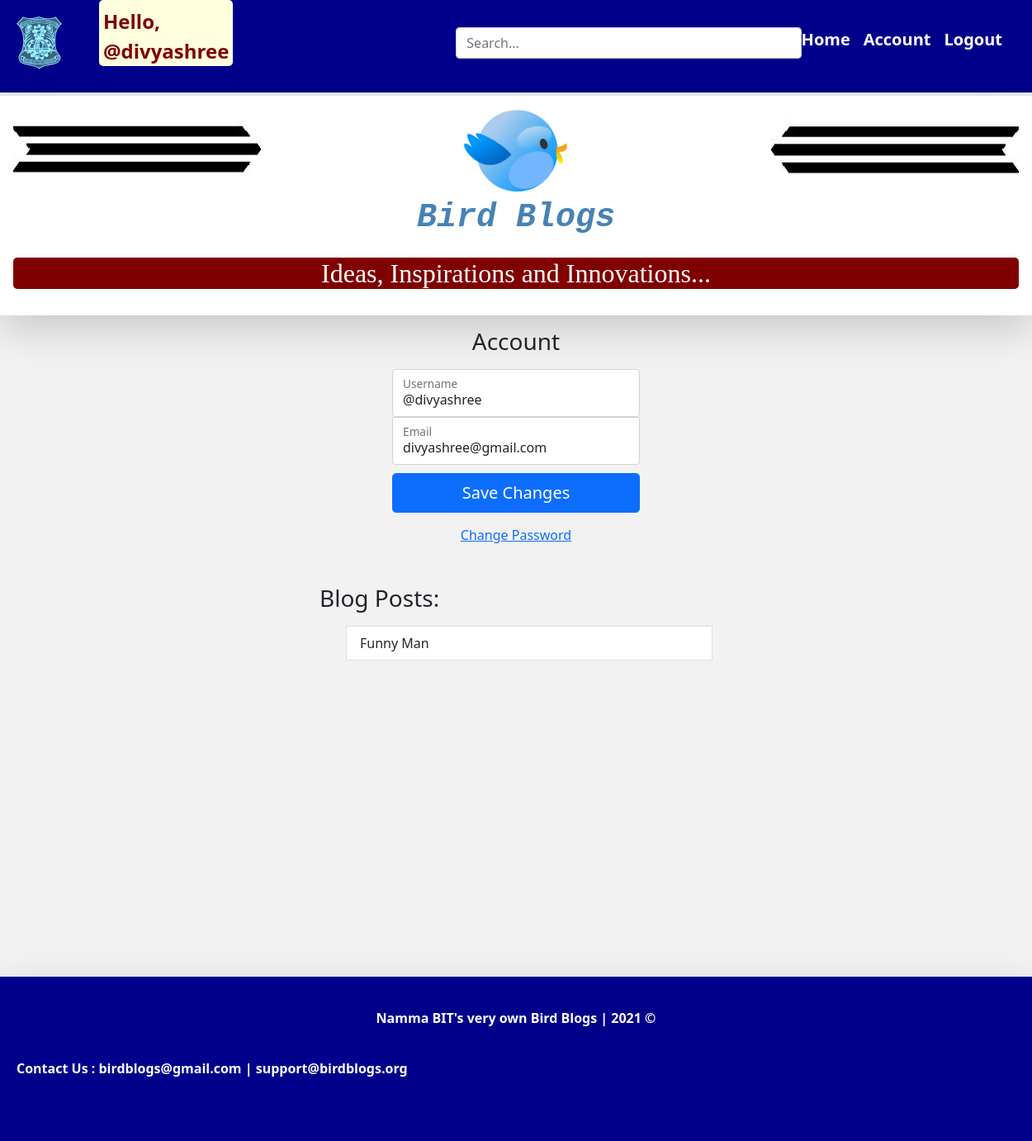
/account/ (signed in), run on the app's committed database.
### account/models.py (models this page shows, shortened)
class Account(AbstractBaseUser):
 	email=models.EmailField(verbose_name="email",max_length=60,unique=True)
 	username=models.CharField(verbose_name="username",max_length=30,unique=True)
 	date_joined=models.DateTimeField(verbose_name='date joined',auto_now_add=True)
 	last_login=models.DateTimeField(verbose_name='last login',auto_now=True)
 	is_admin=models.BooleanField(default=False)
 	is_student=models.BooleanField(default=True)
 	is_staff=models.BooleanField(default=False)
 	is_superuser=models.BooleanField(default=False)
 	USERNAME_FIELD='username'
 	REQUIRED_FIELDS=['email',]
 	objects=MyAccountManager()

### blog/models.py (models this page shows)
class BlogPost(models.Model):
	title					=models.CharField(max_length=50,null=False, blank=False)
	body					=models.TextField(max_length=5000,null=False, blank=False)
	image					=models.ImageField(upload_to=upload_location,null=False, blank=False)
	date_published			=models.DateTimeField(auto_now_add=True, verbose_name="date published")
	date_updated			=models.DateTimeField(auto_now=True, verbose_name="date updated")
	author					=models.ForeignKey(settings.AUTH_USER_MODEL, on_delete=models.CASCADE)
	slug					=models.SlugField(blank=True, unique=True)
	def __str__(self):
		return self.title

### account/views.py (the view)
# urls.py: path('account/', account_view, name="account"),
def account_view(request):
	if not request.user.is_authenticated:
		return redirect("login")
	context={}
	if request.POST:
		form=AccountUpdateForm(request.POST, instance=request.user)
		if form.is_valid():
			form.initial={
					"username":request.POST['username'],
					"email": request.POST['email'],
			}
			form.save()
			context['success_message']="Updated :)"
	else:
		form=AccountUpdateForm(
				initial={
					"username": request.user.username,
					"email": request.user.email,
				}
			)
	context['account_form']=form
	blog_posts=BlogPost.objects.filter(author=request.user)
	context['blog_posts']=blog_posts
	return render(request, 'account/account.html',context)

### account/forms.py (shortened to what this page needs)
class AccountUpdateForm(forms.ModelForm):
	class Meta:
		model=Account
		fields=('username','email')

### account/templates/account/account.html (shortened to what this page needs)
{% extends 'base.html' %}
{% load static %}
{% block content %}
<form class="form-signin" method="post">{% csrf_token %}
    <h1 class="h3 mb-3 fw-normal">Account</h1>
    <div class="form-floating">
      <input type="text" name="username" class="form-control" id="inputUsername" placeholder="USN" required autofocus value="{{account_form.initial.username}}">
      <label for="floatingInput">Username</label>
    </div>
    <div class="form-floating">
      <input type="email" class="form-control"name="email" id="inputEmail" placeholder="name@example.com" required value="{{account_form.initial.email}}">
      <label for="floatingPassword">Email</label>
    </div>
    <button class="w-100 btn btn-lg btn-primary" type="submit">Save Changes</button>
  </form>
<div class="d-flex flex-column">
  <a class="m-auto" href="{% url 'password_change' %}"> Change Password</a>
</div>
<div class="containers mt-4 p-4">
  <div class="row">
    <div class="blog-posts">
      <h3 class="mb-3 font-weight-normal">Blog Posts:</h3>
      {% if blog_posts %}
      <ul>
      {% for post in blog_posts %}
        <a href="{% url 'blog:detail' post.slug %}" style="text-decoration: none;">
          <li class="list-group-item">{{post}}</li>
        </a>
      {% endfor %}
      </ul>
      {% else %}
        <p>You have no Blog Post. Create a Post<a href="%{url 'blog:create' %}">
          Here
        </a></p>
      {% endif %}
    </div>
  </div>
</div>
{% endblock content %}

### templates/snippets/header.html (shortened to what this page needs)
{% load static %}
<link href="https://cdn.jsdelivr.net/npm/bootstrap@5.0.1/dist/css/bootstrap.min.css" rel="stylesheet">
    <div class="kyabe margin_style d-flex flex-column flex-md-row align-items-center pb-3 mb-4 border-bottom">
      <div style="margin-bottom: -5;">
        <a href="https://bit-bangalore.edu.in/">
          <img style="margin-left: 60px" class="imgyes img-fluid text-left mt-2" src="{% static 'bit_logo.png' %}" alt="BIT" width="55" height="75">
        </a>
      </div>
        <span class="fs-4 margin-right" >
        	{% if request.user.is_authenticated %}
        <p class="pt-2 hello">Hello, {{request.user.username}}</p>
        	{% endif %}
        </span>
        <div class="search-bar mt-sm-2 mr-2">
          <form method="get">
            <input type="text" class="form-control" name="q" id="id_q" placeholder="Search...">
          </form>
        </div>
      <nav class="d-inline-flex mt-2 mt-md-0 ms-md-auto" style="margin-right: 60px;">
      	{% if request.user.is_authenticated %}
      		<a class="ok top-bar py-2 me-3 text-decoration-none" href="{% url 'home' %}">Home</a>
			<a class="ok top-bar py-2 me-3 text-decoration-none" href="{% url 'account' %}">Account</a>
			<a class="ok top-bar py-2 me-3 text-decoration-none" href="{% url 'logout' %}">Logout</a>
		{% else %}
			<a class="ok top-bar py-2 me-3 text-decoration-none" href="{% url 'home' %}">Home</a>
			<a class="ok top-bar py-2 me-3 text-decoration-none" href="{% url 'login' %}">Login</a>
		    <a class="ok top-bar py-2 me-3 text-decoration-none btn btn-outline-success" href="{% url 'register' %}">Register</a>
        {% endif %}
      </nav>
    </div>
    <div style="margin-top: -22px;"class="p-3 pb-md-4 mx-auto text-center footer bg-white border-top shadow-lg">
  <div class="d-flex flex-column pb-3">
    <div class="inline-block">
      <img style="float:left" src="{% static 'three_left.png' %}" width="300" height="100">
      <img style="float:center" src="{% static 'new_logo.png' %}" width="130" height="100" alt="Bird">
      <img style="float:right" src="{% static 'three_right.png' %}" width="300" height="100" class="imageimage">
    </div><h1 class="mt-2 font_style">Bird Blogs</h1>
  </div>
      <h2 class=" fw-normal statement brdr">Ideas, Inspirations and Innovations...</h2>
 </div>

### templates/snippets/header.html (style rules this page uses)
body { background-image: linear-gradient(180deg, #eee, #fff 100px, #fff); }
.margin_style { margin-left: 30px; margin-right: 30px; }
.margin-right { margin-left:100px; margin-right:300px; }
.search-bar { max-width:500px; width:100%; float: right !important; }
.font_style { font-family: "Lucida Console", "Courier New", monospace; font-weight: bold; font-style: italic; color: steelblue; }
.statement { background-color: maroon; color: white; font-family: 'Comic Sans MS'; float: center; font-weight: bold; border-radius: 5px; }
.top-bar { font-weight: bold; }
.hello { background-color: lightyellow; color: maroon; padding-left: 5px; padding-right: 5px; margin-right: -30px; border-radius: 5px; paddling-bottom: -2px; font-weight: bold; }
.kyabe { background-color: darkblue; margin-left: -40px; margin-right: -40px; }
.imgyes { filter: brightness(0.7) invert(1.0) sepia(.9) hue-rotate(160deg) saturate(200%); }
.ok { color: white; font-weight: bold; font-size: 20px; }

### templates/snippets/base_css.html (style rules this page uses)
body { background: #f2f2f2; }

### account/templates/account/account.html (style rules this page uses)
.form-signin { width: 100%; max-width: 330px; padding: 15px; margin: auto; }
.form-signin input[type="email"] { margin-bottom: 10px; border-top-left-radius: 0; border-top-right-radius: 0; }
.h3 { text-align:center; }
.blog-posts { max-width: 500px; width:100%; margin: auto; }

### templates/snippets/footer.html (style rules this page uses)
.footer { min-height: 100px; background-color: darkblue; color: white; font-weight: bold; }

### data on the page
Account: user.username "@divyashree", username "@divyashree", email "divyashree@gmail.com"
BlogPost: title "Funny Man"
